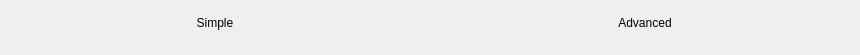
        <widget class="QFrame" name="frame_SettingMode">
         <property name="sizePolicy">
          <sizepolicy hsizetype="Fixed" vsizetype="Fixed">
           <horstretch>0</horstretch>
           <verstretch>0</verstretch>
          </sizepolicy>
         </property>
         <property name="minimumSize">
          <size>
           <width>860</width>
           <height>55</height>
          </size>
         </property>
         <property name="maximumSize">
          <size>
           <width>860</width>
           <height>55</height>
          </size>
         </property>
         <property name="frameShape">
          <enum>QFrame::NoFrame</enum>
         </property>
         <property name="frameShadow">
          <enum>QFrame::Raised</enum>
         </property>
         <layout class="QHBoxLayout" name="horizontalLayout_2">
          <property name="spacing">
           <number>0</number>
          </property>
          <property name="leftMargin">
           <number>0</number>
          </property>
          <property name="topMargin">
           <number>0</number>
          </property>
          <property name="rightMargin">
           <number>0</number>
          </property>
          <property name="bottomMargin">
           <number>9</number>
          </property>
          <item>
           <widget class="AFQHoverWidget" name="widget_Simple" native="true">
            <property name="sizePolicy">
             <sizepolicy hsizetype="Minimum" vsizetype="Fixed">
              <horstretch>0</horstretch>
              <verstretch>0</verstretch>
             </sizepolicy>
            </property>
            <property name="minimumSize">
             <size>
              <width>0</width>
              <height>46</height>
             </size>
            </property>
            <property name="maximumSize">
             <size>
              <width>16777215</width>
              <height>46</height>
             </size>
            </property>
            <layout class="QVBoxLayout" name="verticalLayout_3">
             <property name="spacing">
              <number>0</number>
             </property>
             <property name="leftMargin">
              <number>0</number>
             </property>
             <property name="topMargin">
              <number>0</number>
             </property>
             <property name="rightMargin">
              <number>0</number>
             </property>
             <property name="bottomMargin">
              <number>0</number>
             </property>
             <item>
              <widget class="QLabel" name="label_Simple">
               <property name="minimumSize">
                <size>
                 <width>0</width>
                 <height>0</height>
                </size>
               </property>
               <property name="maximumSize">
                <size>
                 <width>16777215</width>
                 <height>16777215</height>
                </size>
               </property>
               <property name="text">
                <string>Simple</string>
               </property>
               <property name="alignment">
                <set>Qt::AlignCenter</set>
               </property>
              </widget>
             </item>
            </layout>
           </widget>
          </item>
          <item>
           <widget class="AFQHoverWidget" name="widget_Advanced" native="true">
            <property name="minimumSize">
             <size>
              <width>0</width>
              <height>46</height>
             </size>
            </property>
            <property name="maximumSize">
             <size>
              <width>16777215</width>
              <height>46</height>
             </size>
            </property>
            <layout class="QVBoxLayout" name="verticalLayout_4">
             <property name="spacing">
              <number>0</number>
             </property>
             <property name="leftMargin">
              <number>0</number>
             </property>
             <property name="topMargin">
              <number>0</number>
             </property>
             <property name="rightMargin">
              <number>0</number>
             </property>
             <property name="bottomMargin">
              <number>0</number>
             </property>
             <item>
              <widget class="QLabel" name="label_Advanced">
               <property name="minimumSize">
                <size>
                 <width>0</width>
                 <height>0</height>
                </size>
               </property>
               <property name="maximumSize">
                <size>
                 <width>16777215</width>
                 <height>16777215</height>
                </size>
               </property>
               <property name="text">
                <string>Advanced</string>
               </property>
               <property name="alignment">
                <set>Qt::AlignCenter</set>
               </property>
              </widget>
             </item>
            </layout>
           </widget>
          </item>
         </layout>
        </widget>
